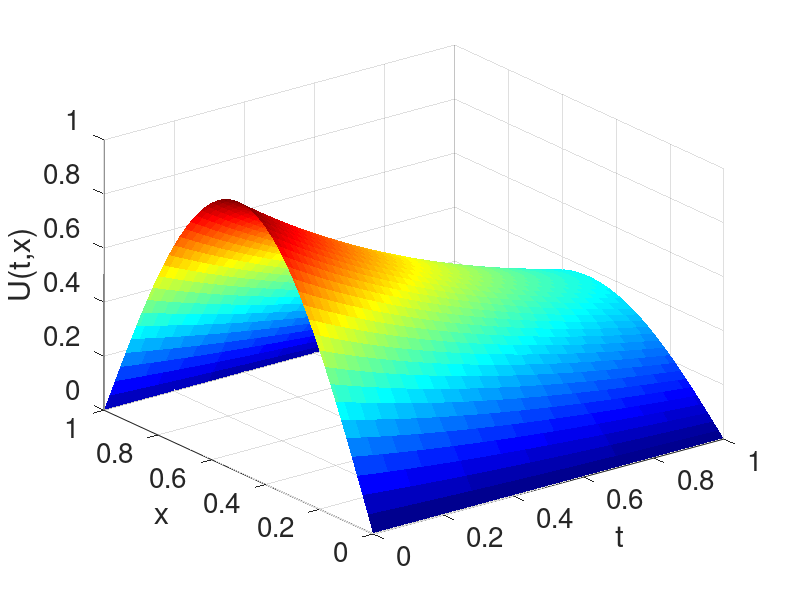

Reproduce this figure in MATLAB.
% Program_10c.m: The heat equation. Modeling heat in a rod.
% Chapter 10 - Numerical Methods for ODEs and PDEs.
% Copyright Springer 2025. Stephen Lynch.
nt=1000;nx=51;tmax=1;xmax=1;alpha=0.1;
dt=tmax/(nt-1);dx=xmax/(nx-1);
U=zeros(nx,nt);x=0:dx:xmax;t=0:dt:tmax;
U(:,1)=sin(pi*x);   % Initial conditions.
U(1,:)=0;U(nx,:)=0; % Boundary conditions.
r=alpha*dt/dx^2;
% Vectorized computation.
for n=1:nt-1
    U(2:nx-1,n+1)=U(2:nx-1,n)+r*(U(3:nx,n)-2*U(2:nx-1,n)+ ...
        U(1:nx-2,n));
end
% plot(x,U)
[T,X] = meshgrid(t,x);
surf(T,X,U,'EdgeColor','none')
colormap jet;
set(gca,'FontSize',20);
xticks(0:.2:1)
xlabel('t');
ylabel('x');
zlabel('U(t,x)')
% End Program_10c.

